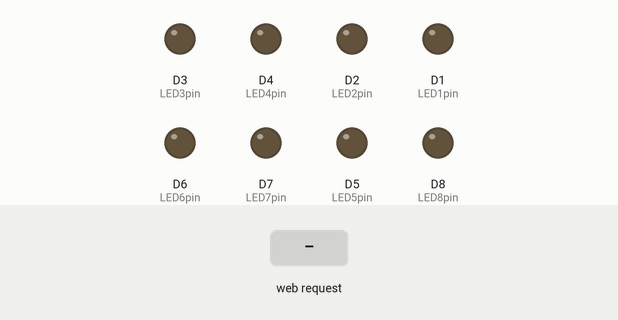
Bench run of a sketch on a simulated ESP8266 (NodeMCU). Parts: output pins drawn as LEDs (lit = HIGH). Inputs (shaded band) come from the test bench. What the sketch prints to the serial monitor is not drawn.

Above: at 1.3 s.
1.4 s: HTTP request GET /led1on received
At 2.6 s:
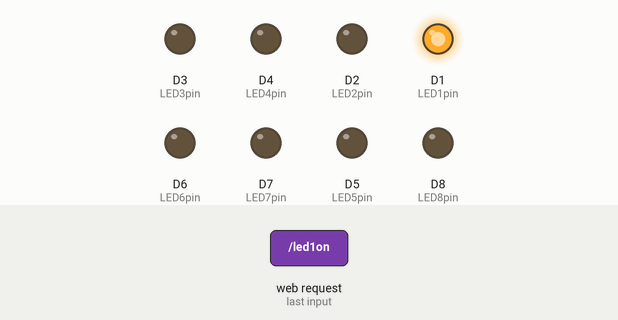
2.9 s: HTTP request GET /led2on received
At 3.9 s:
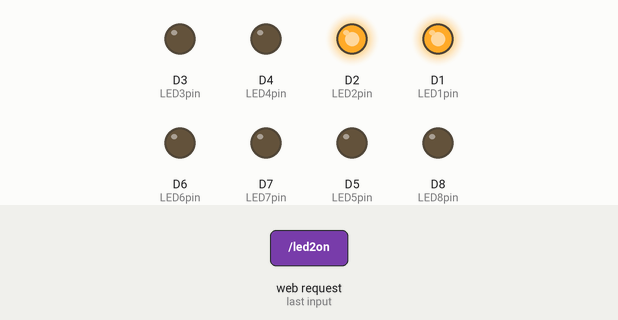
4.4 s: HTTP request GET /led1off received
At 5.0 s:
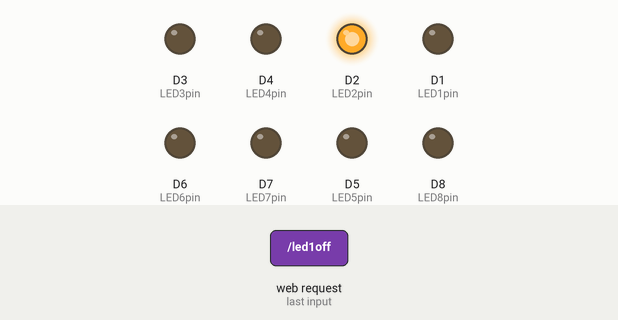
5.9 s: HTTP request GET /led3on received
At 6.2 s:
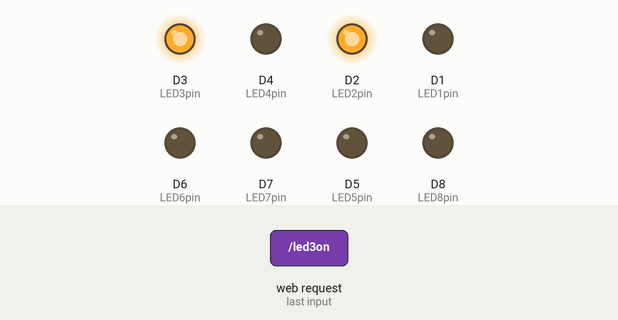
7.4 s: HTTP request GET /led2off received
At 8.5 s:
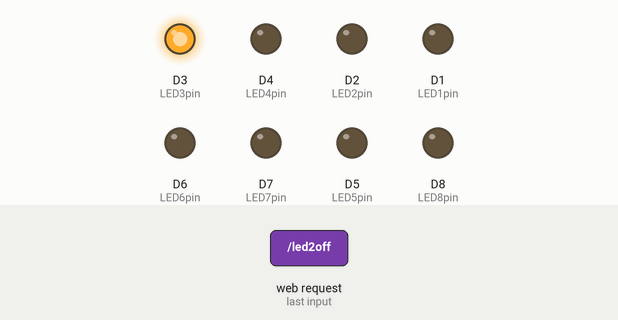
8.9 s: HTTP request GET /led4on received
At 9.7 s:
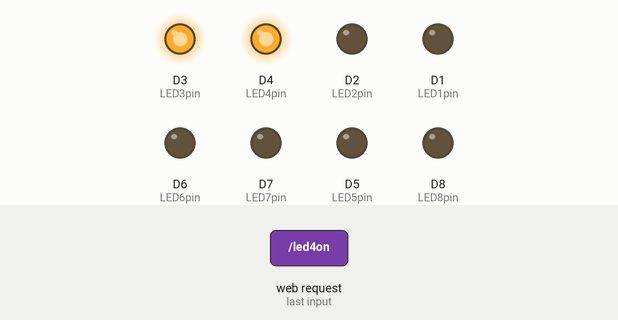
Timing chart, 0 to 31.5 s (numbered marks = the images above; inputs shaded):
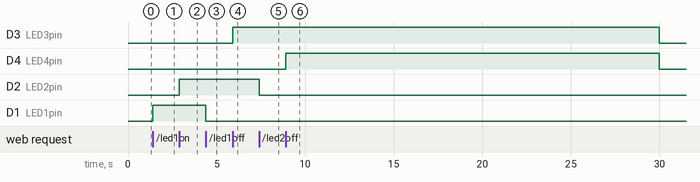

Measured:
- after the input at 1.4 s, D1 (LED1pin): LOW → HIGH at once
- after the input at 2.9 s, D2 (LED2pin): LOW → HIGH at once
- after the input at 4.4 s, D1 (LED1pin): HIGH → LOW at once
- after the input at 5.9 s, D3 (LED3pin): LOW → HIGH at once
- after the input at 7.4 s, D2 (LED2pin): HIGH → LOW at once
- after the input at 8.9 s, D4 (LED4pin): LOW → HIGH at once, → LOW 21.1 s later

The sketch:

Light431A_8.ino
```cpp
#include <ESP8266WiFi.h>
#include <ESP8266WebServer.h>

/* Put your SSID & Password */
const char* ssid = "SmartHome";  // Enter SSID here
const char* password = "";  //Enter Password here
unsigned long lastTime = 0;
/* Put IP Address details */
IPAddress local_ip(192,168,1,2);
IPAddress gateway(192,168,1,2);
IPAddress subnet(255,255,255,0);

ESP8266WebServer server(80);

uint8_t LED1pin = D1;
bool LED1status = LOW;
uint8_t LED2pin = D2;
bool LED2status = LOW;
uint8_t LED3pin = D3;
bool LED3status = LOW;
uint8_t LED4pin = D4;
bool LED4status = LOW;
uint8_t LED5pin = D5;
bool LED5status = LOW;
uint8_t LED6pin = D6;
bool LED6status = LOW;
uint8_t LED7pin = D7;
bool LED7status = LOW;
uint8_t LED8pin = D8;
bool LED8status = LOW;

void setup() {
  Serial.begin(115200);
  pinMode(LED1pin, OUTPUT);
  pinMode(LED2pin, OUTPUT);
  pinMode(LED3pin, OUTPUT);
  pinMode(LED4pin, OUTPUT);
  pinMode(LED5pin, OUTPUT);
  pinMode(LED6pin, OUTPUT);
  pinMode(LED7pin, OUTPUT);
  pinMode(LED8pin, OUTPUT);

  WiFi.softAP(ssid, password);
  WiFi.softAPConfig(local_ip, gateway, subnet);
  delay(100);

  server.on("/", handle_OnConnect);
  server.on("/led1on", handle_led1on);
  server.on("/led1off", handle_led1off);
  server.on("/led2on", handle_led2on);
  server.on("/led2off", handle_led2off);
  server.on("/led3on", handle_led3on);
  server.on("/led3off", handle_led3off);
  server.on("/led4on", handle_led4on);
  server.on("/led4off", handle_led4off);
  server.on("/led5on", handle_led5on);
  server.on("/led5off", handle_led5off);
  server.on("/led6on", handle_led6on);
  server.on("/led6off", handle_led6off);
  server.on("/led7on", handle_led7on);
  server.on("/led7off", handle_led7off);
  server.on("/led8on", handle_led8on);
  server.on("/led8off", handle_led8off);

  server.onNotFound(handle_NotFound);
  server.begin();
  Serial.println("HTTP server started");
}
void loop() {
  server.handleClient();
  if(LED1status)
  {digitalWrite(LED1pin, HIGH);}
  else
  {digitalWrite(LED1pin, LOW);}

  if(LED2status)
  {digitalWrite(LED2pin, HIGH);}
  else
  {digitalWrite(LED2pin, LOW);}

  if(LED3status)
  {digitalWrite(LED3pin, HIGH);}
  else
  {digitalWrite(LED3pin, LOW);}

  if(LED4status)
  {digitalWrite(LED4pin, HIGH);}
  else
  {digitalWrite(LED4pin, LOW);}

    if(LED5status)
  {digitalWrite(LED5pin, HIGH);}
  else
  {digitalWrite(LED5pin, LOW);}

    if(LED6status)
  {digitalWrite(LED6pin, HIGH);}
  else
  {digitalWrite(LED6pin, LOW);}
    if(LED7status)
  {digitalWrite(LED7pin, HIGH);}
  else
  {digitalWrite(LED7pin, LOW);}

    if(LED8status)
  {digitalWrite(LED8pin, HIGH);}
  else
  {digitalWrite(LED8pin, LOW);}

  //reset 30sec
  if ((millis() - lastTime) > 30000) {
          Serial.println("Reset Time...");
           handle_led1off();
           handle_led2off();
           handle_led3off();
           handle_led4off();
           handle_led5off();
           handle_led6off();
           handle_led7off();
           handle_led8off();
           handle_OnConnect();
           lastTime = millis();
  }
}

void handle_OnConnect() {
  LED1status = LOW;
  LED2status = LOW;
  LED3status = LOW;
  LED4status = LOW;
  LED5status = LOW;
  LED6status = LOW;
  LED7status = LOW;
  LED8status = LOW;
  server.send(200, "text/html", SendHTML(LED1status,LED2status,LED3status,LED4status,LED5status,LED6status,LED7status,LED8status));
}

void handle_led1on() {
  LED1status = HIGH;
 // server.send(200, "text/html", SendHTML(true,LED2status));
  server.send(200, "text/html", SendHTML(true,LED2status,LED3status,LED4status,LED5status,LED6status,LED7status,LED8status));
  }

void handle_led1off() {
  LED1status = LOW;
  //server.send(200, "text/html", SendHTML(false,LED2status));
  server.send(200, "text/html", SendHTML(false,LED2status,LED3status,LED4status,LED5status,LED6status,LED7status,LED8status));
}

void handle_led2on() {
  LED2status = HIGH;
  //server.send(200, "text/html", SendHTML(LED1status,true));
  server.send(200, "text/html", SendHTML(LED1status,true,LED3status,LED4status,LED5status,LED6status,LED7status,LED8status));
}

void handle_led2off() {
  LED2status = LOW;
  //server.send(200, "text/html", SendHTML(LED1status,false));
  server.send(200, "text/html", SendHTML(LED1status,false,LED3status,LED4status,LED5status,LED6status,LED7status,LED8status));
}

void handle_led3on() {
  LED3status = HIGH;
  //server.send(200, "text/html", SendHTML(true,LED2status));
  server.send(200, "text/html", SendHTML(LED1status,LED2status,true,LED4status,LED5status,LED6status,LED7status,LED8status));
}

void handle_led3off() {
  LED3status = LOW;
  //server.send(200, "text/html", SendHTML(false,LED2status));
  server.send(200, "text/html", SendHTML(LED1status,LED2status,false,LED4status,LED5status,LED6status,LED7status,LED8status));
}

void handle_led4on() {
  LED4status = HIGH;
  //server.send(200, "text/html", SendHTML(true,LED2status));
  server.send(200, "text/html", SendHTML(LED1status,LED2status,LED3status,true,LED5status,LED6status,LED7status,LED8status));
}

void handle_led4off() {
  LED4status = LOW;
  //server.send(200, "text/html", SendHTML(false,LED2status));
  server.send(200, "text/html", SendHTML(LED1status,LED2status,LED3status,false,LED5status,LED6status,LED7status,LED8status));
}

void handle_led5on() {
  LED5status = HIGH;
  //server.send(200, "text/html", SendHTML(true,LED2status));
  server.send(200, "text/html", SendHTML(LED1status,LED2status,LED3status,LED4status,true,LED6status,LED7status,LED8status));
}

void handle_led5off() {
  LED5status = LOW;
  //server.send(200, "text/html", SendHTML(false,LED2status));
  server.send(200, "text/html", SendHTML(LED1status,LED2status,LED3status,LED4status,false,LED6status,LED7status,LED8status));
}

void handle_led6on() {
  LED6status = HIGH;
  //server.send(200, "text/html", SendHTML(true,LED2status));
  server.send(200, "text/html", SendHTML(LED1status,LED2status,LED3status,LED4status,LED5status,true,LED7status,LED8status));
}

void handle_led6off() {
  LED6status = LOW;
  //server.send(200, "text/html", SendHTML(false,LED2status));
  server.send(200, "text/html", SendHTML(LED1status,LED2status,LED3status,LED4status,LED5status,false,LED7status,LED8status));
}

void handle_led7on() {
  LED7status = HIGH;
  //server.send(200, "text/html", SendHTML(true,LED2status));
  server.send(200, "text/html", SendHTML(LED1status,LED2status,LED3status,LED4status,LED5status,LED6status,true,LED8status));
}

void handle_led7off() {
  LED7status = LOW;
  //server.send(200, "text/html", SendHTML(false,LED2status));
  server.send(200, "text/html", SendHTML(LED1status,LED2status,LED3status,LED4status,LED5status,LED6status,false,LED8status));
}

void handle_led8on() {
  LED8status = HIGH;
  //server.send(200, "text/html", SendHTML(true,LED2status));
  server.send(200, "text/html", SendHTML(LED1status,LED2status,LED3status,LED4status,LED5status,LED6status,LED7status,true));
}

void handle_led8off() {
  LED8status = LOW;
  //server.send(200, "text/html", SendHTML(false,LED2status));
  server.send(200, "text/html", SendHTML(LED1status,LED2status,LED3status,LED4status,LED5status,LED6status,LED7status,false));
}
void handle_NotFound(){
  server.send(404, "text/plain", "Not found");
}

String SendHTML(uint8_t led1stat,uint8_t led2stat,uint8_t led3stat,uint8_t led4stat,uint8_t led5stat,uint8_t led6stat,uint8_t led7stat,uint8_t led8stat){
  String ptr = "<!DOCTYPE html> <html>\n";
  ptr +="<head><meta name=\"viewport\" content=\"width=device-width, initial-scale=1.0, user-scalable=no\">\n";
  ptr +="<title>LED Control</title>\n";
  ptr +="<style>html { font-family: Helvetica; display: inline-block; margin: 0px auto; text-align: center;}\n";
  ptr +="body{margin-top: 50px;} h1 {color: #444444;margin: 50px auto 30px;} h3 {color: #444444;margin-bottom: 50px;}\n";
  ptr +=".button {display: block;width: 80px;background-color: #1abc9c;border: none;color: white;padding: 13px 30px;text-decoration: none;font-size: 25px;margin: 0px auto 35px;cursor: pointer;border-radius: 4px;}\n";
  ptr +=".button-clear {display: block;width: 80px;background-color: #eb2a2a;border: none;color: white;padding: 13px 30px;text-decoration: none;font-size: 25px;margin: 0px auto 35px;cursor: pointer;border-radius: 4px;}\n";
  ptr +=".button-on {background-color: #1abc9c;}\n";
  ptr +=".button-on:active {background-color: #34495e;}\n";
  ptr +=".button-off {background-color: #34495e;}\n";
  ptr +=".button-off:active {background-color: #2c3e50;}\n";
  ptr +="p {font-size: 14px;color: #888;margin-bottom: 10px;}\n";
  ptr +="</style>\n";
  ptr +="</head>\n";
  ptr +="<body>\n";
  ptr +="<h1>ESP8266 Web Server</h1>\n";
  ptr +="<h3>Using Access Point(AP) Mode</h3>\n";

  //เงื่อนไข object ปุ่ม
   if(led1stat)
  {ptr +="<p>LED1 Status: ON</p><a class=\"button button-off\" href=\"/led1off\">OFF</a>\n";}
  else
  {ptr +="<p>LED1 Status: OFF</p><a class=\"button button-on\" href=\"/led1on\">ON</a>\n";}

  if(led2stat)
  {ptr +="<p>LED2 Status: ON</p><a class=\"button button-off\" href=\"/led2off\">OFF</a>\n";}
  else
  {ptr +="<p>LED2 Status: OFF</p><a class=\"button button-on\" href=\"/led2on\">ON</a>\n";}

  if(led3stat){  ptr +="<p>LED3 Status: ON</p><a class=\"button button-off\" href=\"/led3off\">OFF</a>\n";}
  else{  ptr +="<p>LED3 Status: OFF</p><a class=\"button button-on\" href=\"/led3on\">ON</a>\n";}

  if(led4stat){ptr +="<p>LED4 Status: ON</p><a class=\"button button-off\" href=\"/led4off\">OFF</a>\n";}
  else{ptr +="<p>LED4 Status: OFF</p><a class=\"button button-on\" href=\"/led4on\">ON</a>\n";}

  if(led5stat){ptr +="<p>LED5 Status: ON</p><a class=\"button button-off\" href=\"/led5off\">OFF</a>\n";}
  else{ptr +="<p>LED5 Status: OFF</p><a class=\"button button-on\" href=\"/led5on\">ON</a>\n";}

  if(led6stat){ptr +="<p>LED6 Status: ON</p><a class=\"button button-off\" href=\"/led6off\">OFF</a>\n";}
  else{ptr +="<p>LED6 Status: OFF</p><a class=\"button button-on\" href=\"/led6on\">ON</a>\n";}

  if(led7stat){ptr +="<p>LED7 Status: ON</p><a class=\"button button-off\" href=\"/led7off\">OFF</a>\n";}
  else{ptr +="<p>LED7 Status: OFF</p><a class=\"button button-on\" href=\"/led7on\">ON</a>\n";}

  if(led8stat){ptr +="<p>LED8 Status: ON</p><a class=\"button button-off\" href=\"/led8off\">OFF</a>\n";}
  else{ptr +="<p>LED8 Status: OFF</p><a class=\"button button-on\" href=\"/led8on\">ON</a>\n";}
  ptr +="<p></p><a class=\"button-clear\" href=\"/\">Clear</a>\n";
  ptr +="</body>\n";
  ptr +="</html>\n";
  return ptr;
}
```
